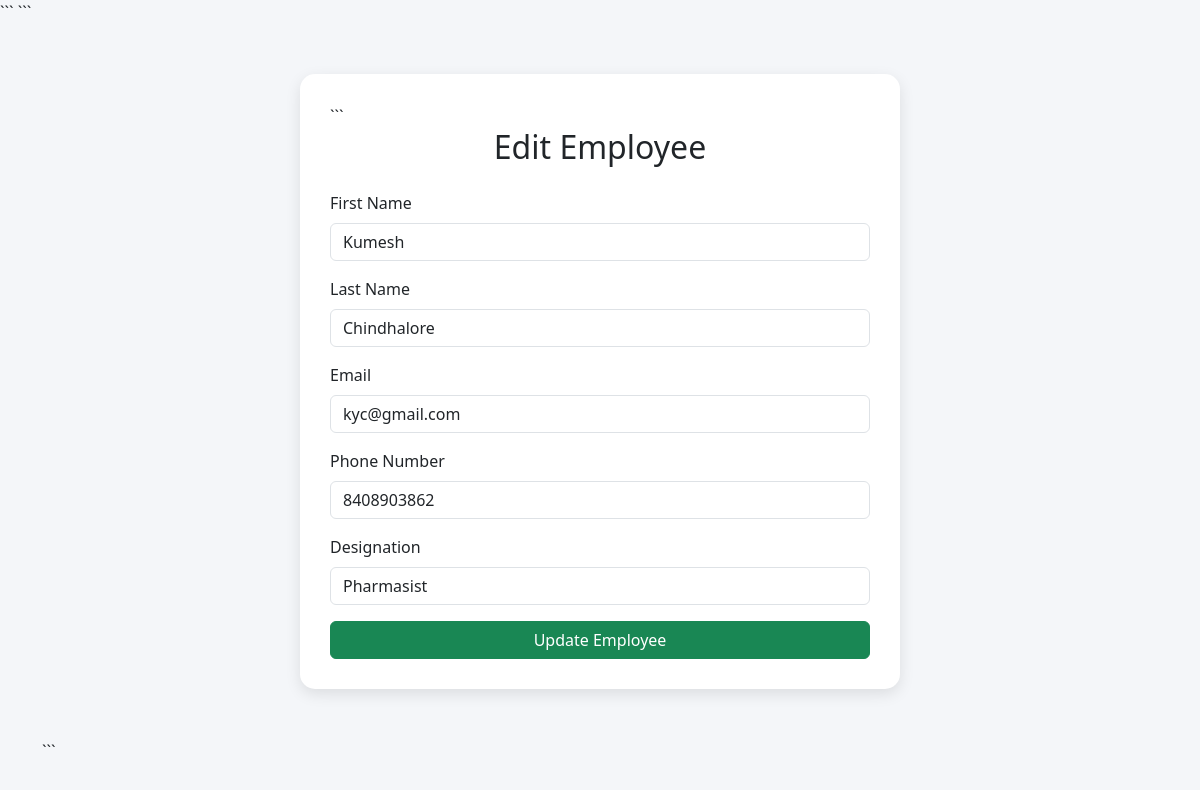
Screenshot of /Employees/edit/5/ with the database file from the repository.
### Employees/models.py (models this page shows, shortened)
class Employee(models.Model):
    first_name = models.CharField(max_length=100)
    last_name = models.CharField(max_length=100)
    photo = models.ImageField(upload_to='images')
    designation = models.CharField(max_length=100)
    email = models.EmailField(max_length=100,unique=True)
    phone_number = models.CharField(max_length=12,blank=True)
    created_at = models.DateTimeField(auto_now_add=True)
    updated_at = models.DateTimeField(auto_now=True)
    password = models.CharField(max_length=100)

### Employees/views.py (the view, shortened to what this page needs)
# urls.py: path('edit/<int:pk>/', edit_employee, name='edit_employee'),
def edit_employee(request, pk):
    employee = get_object_or_404(Employee, pk=pk)
    return render(
        request,
        'edit_employee.html',
        {'employee': employee}
    )

### TEMPLATES/edit_employee.html (shortened to what this page needs)
{% load static %}
<!DOCTYPE html>
<html lang="en">
<head>
<link href="https://cdn.jsdelivr.net/npm/bootstrap@5.3.8/dist/css/bootstrap.min.css"
      rel="stylesheet">
```
</head>
<body>
<div class="container">
    <div class="edit-card">
```
    <h2>Edit Employee</h2>
    <form method="POST">
        <div class="mb-3">
            <label class="form-label">First Name</label>
            <input type="text"
                   name="first_name"
                   value="{{ employee.first_name }}"
                   class="form-control">
        </div>
        <div class="mb-3">
            <label class="form-label">Last Name</label>
            <input type="text"
                   name="last_name"
                   value="{{ employee.last_name }}"
                   class="form-control">
        </div>
        <div class="mb-3">
            <label class="form-label">Email</label>
            <input type="email"
                   name="email"
                   value="{{ employee.email }}"
                   class="form-control">
        </div>
        <div class="mb-3">
            <label class="form-label">Phone Number</label>
            <input type="text"
                   name="phone_number"
                   value="{{ employee.phone_number }}"
                   class="form-control">
        </div>
        <div class="mb-3">
            <label class="form-label">Designation</label>
            <input type="text"
                   name="designation"
                   value="{{ employee.designation }}"
                   class="form-control">
        </div>
        <button type="submit"
                class="btn btn-success">
            Update Employee
        </button>
    </form>
</div>
```
</div>
</body>
</html>

### TEMPLATES/edit_employee.html (style rules this page uses)
body { background:#f4f6f9; }
.edit-card { max-width:600px; margin:50px auto; padding:30px; border-radius:15px; background:white; box-shadow:0px 5px 15px rgba(0,0,0,0.1); }
h2 { text-align:center; margin-bottom:25px; }
.btn { width:100%; }

### rows the page displays
Employee: first_name "Kumesh", last_name "Chindhalore", email "kyc@gmail.com", phone_number "8408903862", designation "Pharmasist"
